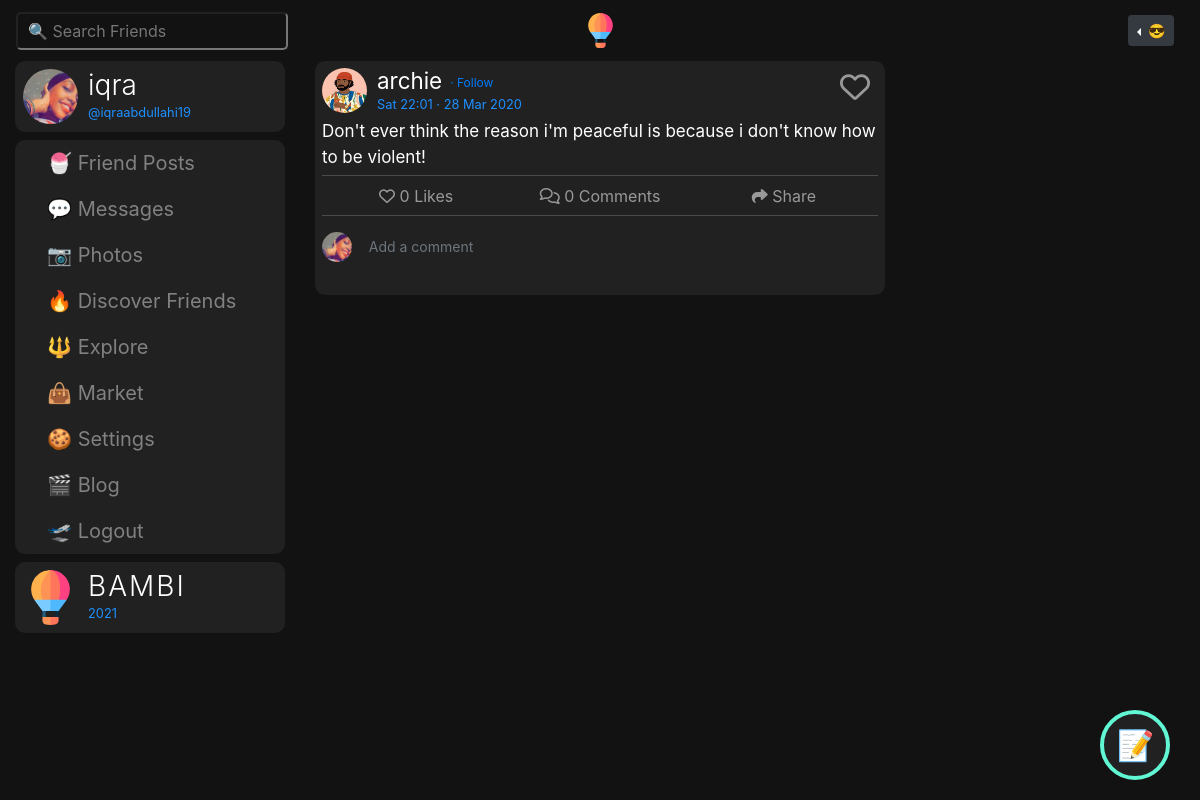
The app's page /post/2 (signed in) with its own data.
### bambiv3/models.py (models this page shows, shortened)
class User(db.Model, UserMixin):
	id = db.Column(db.Integer, primary_key=True)
	username = db.Column(db.String(20), unique=True, nullable=False)
	email = db.Column(db.String(120), unique=True, nullable=False)
	image_file = db.Column(db.String(20), nullable=False, default='default.jpg')
	password = db.Column(db.String(60), nullable=False)
	last_seen = db.Column(db.DateTime, default=datetime.utcnow)
	date_joined = db.Column(db.DateTime, nullable=False, default=datetime.utcnow)
	department = db.Column(db.String(20), nullable=False)
	student_number = db.Column(db.Integer(), unique=True, nullable=False)
	age = db.Column(db.DateTime, nullable=False)
	gender = db.Column(db.String(20), nullable=False)
	country = db.Column(db.String(20), nullable=False)
	hobby = db.Column(db.String(20), nullable=False)
	bio = db.Column(db.String(120), nullable=True)
	private = db.Column(db.Boolean, default=False, nullable=False)
	single = db.Column(db.Boolean, default=False, nullable=False)
	snapchat = db.Column(db.String(20),default=False, nullable=False)
	instagram = db.Column(db.String(20),default=False, nullable=False)
	posts = db.relationship('Post', backref='author', lazy=True, cascade="all, delete-orphan")
	products = db.relationship('Product', backref='author', lazy=True, cascade="all, delete-orphan")
	comments = db.relationship("Comment", backref="author", lazy="dynamic", cascade="all, delete-orphan")
	followed = db.relationship(
		'User', secondary=followers,
		primaryjoin=(followers.c.follower_id == id),
		secondaryjoin=(followers.c.followed_id == id),
		backref=db.backref('followers', lazy='dynamic'), lazy='dynamic')
	messages_sent = db.relationship('Message',
									foreign_keys='Message.sender_id',
									backref='author', lazy='dynamic', cascade="all, delete-orphan")
	messages_received = db.relationship('Message',
										foreign_keys='Message.recipient_id',
										backref='recipient', lazy='dynamic', cascade="all, delete-orphan")
	last_message_read_time = db.Column(db.DateTime)
	def is_following(self, user):
		return self.followed.filter(followers.c.followed_id == user.id).count() > 0
	def has_liked_post(self, post):
		return PostLike.query.filter(
			PostLike.user_id == self.id,
			PostLike.post_id == post.id).count() > 0
	def new_messages(self):
		last_read_time = self.last_message_read_time or datetime(1900, 1, 1)
		return Message.query.filter_by(recipient=self).filter(
			Message.timestamp > last_read_time).count()

class Post(db.Model):
	id = db.Column(db.Integer, primary_key=True)
	title = db.Column(db.String(100)) #nullable=False
	date_posted = db.Column(db.DateTime, nullable=False, default=datetime.utcnow)
	content = db.Column(db.Text, nullable=False)
	image = db.Column(db.String(20))
	anonymous = db.Column(db.Boolean, default=False, nullable=False)
	user_id = db.Column(db.Integer, db.ForeignKey('user.id'), nullable=False)
	likes = db.relationship('PostLike', backref='post', lazy='dynamic')
	comments = db.relationship("Comment", backref="post", lazy="dynamic", cascade="all, delete-orphan")

### bambiv3/routes.py (the view)
@app.route('/post/<int:post_id>', methods=["GET", "POST"])
@login_required
def post(post_id):
	post = Post.query.get_or_404(post_id)
	users = User.query.all()
	form = CommentForm()
	if form.validate_on_submit():
		comment = Comment(body=form.body.data, post=post, author=current_user)
		db.session.add(comment)
		db.session.commit()
		flash('Your comment has been published.')
		return redirect(url_for('post', post_id=post.id))
	return render_template('post.html',title=post.title, post=post, form=form, users=users)

### bambiv3/forms.py
class CommentForm(FlaskForm):
	body = StringField(('comment'), validators=[DataRequired(), Length(min=0, max=140)])
	submit = SubmitField('🛫 Post')

### bambiv3/models.py (called while the page is built)
@login_manager.user_loader
def load_user(user_id):
	return User.query.get(int(user_id))

### bambiv3/routes.py (called while the page is built)
@app.before_request
def before_request():
	if current_user.is_authenticated:
		current_user.last_seen = datetime.utcnow()
		db.session.commit()

### bambiv3/templates/post.html (shortened to what this page needs)
{% extends "layout.html" %}
{% block content %}
<div class="container-fluid">
  <div class="row">
    <div class="col-lg-3 d-none d-lg-block position-fixed">
      {% if current_user.is_authenticated %}
      <a href="{{ url_for('user_posts',username=current_user.username) }}" style="text-decoration:none;">
      <header class="mb-2">
        <img src="{{ url_for('static', filename='profile_pics/' + current_user.image_file) }}" alt="default profile" class="profile-thumbnail">
        <div class="profile-name">
          <h3>{{current_user.username}}</h3>
          <small>@{{current_user.email.split("@")[0] | lower}}</small>
        </div>
      </header>
    </a>
    <div class="menu mb-2" style="background:#212121;border-radius:10px;">
      <a class="dropdown-item" href="{{ url_for('f_posts') }}"> 🍧 Friend Posts</a>
       <a class="dropdown-item" href="{{ url_for('messages') }}"> 💬 Messages {% set new_messages = current_user.new_messages() %}</a>
      <a class="dropdown-item" href="{{ url_for('photos') }}"> 📷 Photos</a>
      <a class="dropdown-item" href="{{ url_for('discover') }}"> 🔥 Discover Friends</a>
      <a class="dropdown-item" href="{{ url_for('explore') }}"> 🔱 Explore</a>
      <a class="dropdown-item" href="{{ url_for('market') }}"> 👜 Market</a>
      <a class="dropdown-item" href="{{ url_for('account') }}"> 🍪 Settings</a>
      <a class="dropdown-item" href="{{ url_for('blog') }}"> 🎬 Blog</a>
      <a class="dropdown-item" href="{{ url_for('logout') }}"> 🛫 Logout</a>
    </div>
  <header>
    <img src="{{ url_for('static', filename='resources/' + 'logo.svg') }}" alt="logo" class="profile-thumbnail">
    <div class="profile-name">
      <h3 class="logo">BAMBI</h3>
      <small id="year"></small>
    </div>
  </header>
  {% endif %}
</div>
    <div class="col-lg-6 offset-lg-3 mb-4">
    <div class="post">
      <header class="pb-0" style="padding:0;">
          {% if not post.anonymous %}
          <img src="{{ url_for('static', filename='profile_pics/' + post.author.image_file) }}" alt="profile pic" class="profile-thumbnail" data-toggle="popover" data-content="😎 : I'm from {{post.author.country}} and I study {{post.author.department}}. I am Interested in {{post.author.hobby}}">
        {% else %}
        <a href="{{url_for('anonymous')}}">
          <img src="{{ url_for('static', filename='resources/' + 'ghost.jpg') }}" alt="profile pic" class="profile-thumbnail"></a>
        {% endif %}
          <div class="profile-name">
            {% if not post.anonymous %}
              <h3 data-toggle="popover"><a href="{{url_for('user_posts', username=post.author.username)}}" style="color:#fff;">  {{post.author.username}}
             </a> {% if post.author != current_user and not current_user.is_following(post.author) %}<a class="pt-2 pl-2" href="{{ url_for('follow', username=post.author.username) }}" style="font-size:12px;text-decoration:none;">· Follow</a>{% endif %}</h3>
             {% set words = post.content.split() %}
            <small>
            {{post.date_posted.strftime('%a %H:%M · %d %b %Y')}}
            </small>
           {% else %}
           <a href="{{url_for('anonymous')}}" style="color:#fff;"><h3 data-toggle="popover">anonymous</h3></a>
             <small>@anonymous</small>
           {% endif %}
          </div>
          <div class="follow-btn mr-2 mt-1">
            {% if post.author != current_user %}
              {% if current_user.has_liked_post(post) %}
                <a href="{{ url_for('like_action', post_id=post.id, action='unlike') }}" style="text-decoration:none;font-size:30px;margin-top:-7px;"><i class="fas fa-heart" style="color:red" title="unlike"></i></a>
              {% else %}
                <a href="{{ url_for('like_action', post_id=post.id, action='like') }}" style="text-decoration:none;font-size:30px;margin-top:-7px;"><i class="far fa-heart" style="color:#999" title="like"></i></a>
              {% endif %}
            {% endif %}
          </div>
        </header>
        <div id="inner">
          <p>
            {{post.content| safe | urlize(40, target='_blank')}}
          </p>
            <div class="text-center like-comment-share" style="border-top:1px solid #4c4a4a;border-bottom:1px solid #4c4a4a;font-size:25px;font-weight:700">
               <a class="btn" data-toggle="popover" " style="color:#999;width:30%;">
                {% if current_user.is_authenticated and current_user.has_liked_post(post) %}
                    <i class="fas fa-heart" style="color:red"></i>
                  {% else %}
                    <i class="far fa-heart"></i>
                  {% endif %}
                {{ post.likes.count() }} Likes
              </a>
                <a class="btn" style="color:#999;width:34%;"><i class="far fa-comments"></i> {{post.comments.count()}} Comments</a>
                <a class="btn" style="color:#999;width:30%;"><i class="fas fa-share"></i> Share</a>
            </div>
          <div class="comments mt-2">
            <form method="POST" action="" enctype="multipart/form-data">
              <div class="row">
                <div class="col-1">
                  <img src="{{ url_for('static', filename='profile_pics/' + current_user.image_file) }}" style="width:30px;height:30px;border-radius:50%;margin-top:8px;">
                </div>
                <div class="col-11" style="margin-left:-10px">
                  {{ form.body(placeholder="Add a comment", class="form-control form-control-sm comment-styles") }}
                </div>
              </div>
          </form>
          </div>
        </div>
    </div>
{% endblock content %}

### bambiv3/static/main.css (style rules this page uses)
body { background:#121212; color:#fff; }
.logo { color:#fff; letter-spacing:2px; }
.about span, small { color:#1e90ff; }
h3 { font-weight: 300; }
header { display: flex; flex-direction: row; color:#fff; background:#212121; border-radius:10px; padding:8px; cursor:pointer; }
header .profile-thumbnail { width: 55px; height: 55px; border-radius: 50%; }
header .profile-name { display: flex; flex-direction:column; margin-left: 10px; }
header .follow-btn { display: flex; margin: 0 0 0 auto; }
header h3, header h4 { display: flex; margin: 0; }
#inner p { margin-bottom:5px; font-size: 17px; color:#fff; }
.post { background:#212121; border-radius:10px; padding:7px; }
.post .profile-thumbnail { width: 45px; height: 45px; }
.post h3 { font-weight: 400; font-size: 1.4rem; }
.menu a { padding: 8px 8px 8px 32px; text-decoration: none; font-size: 20px; color: #818181; display: block; transition: 0.3s; }
.comment-styles { background:none; border:none; border-radius:5px; outline:none; width:90%; height: 35px; color:#fff; margin-top:5px; }

### records on screen
User: image_file (picture), username "iqra", email "iqraabdullahi19"
User: image_file (picture), author.username "archie"
Post: date_posted "Sat 22:01 · 28 Mar 2020", content "Don't ever think the reason i'm peaceful is because i don't know how to be violent!"

### other values on screen
{{ post.likes.count() }} "0"
{{ post.comments.count() }} "0"
